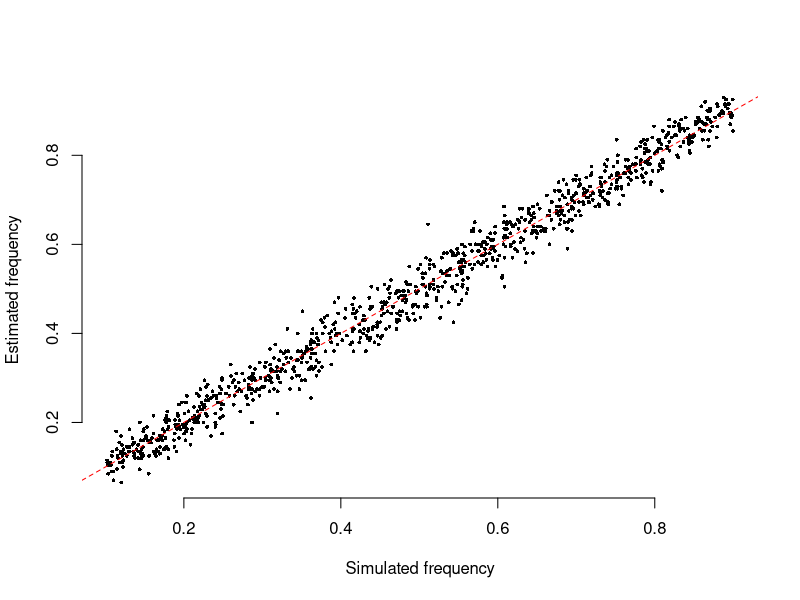
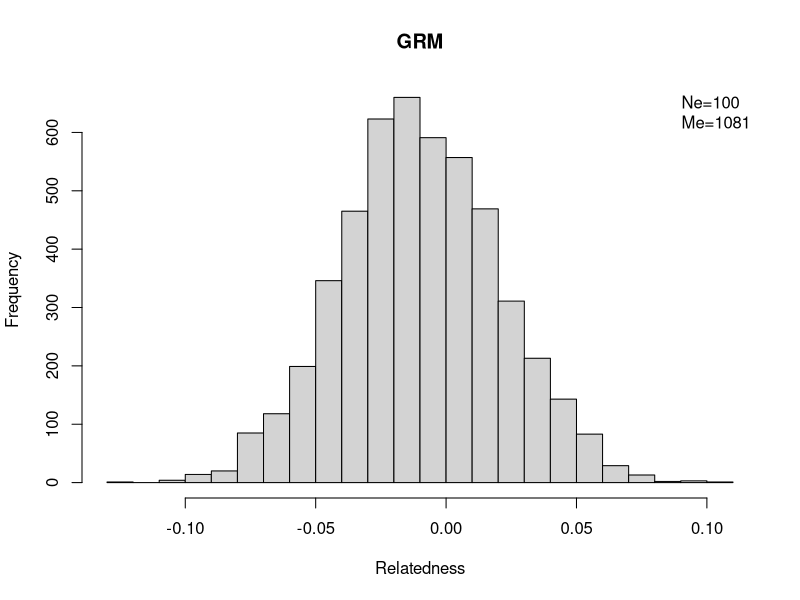
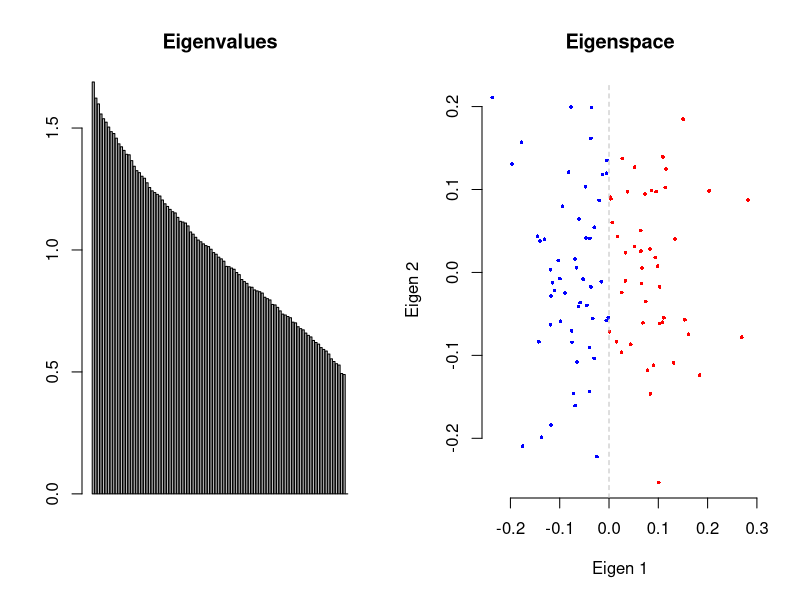
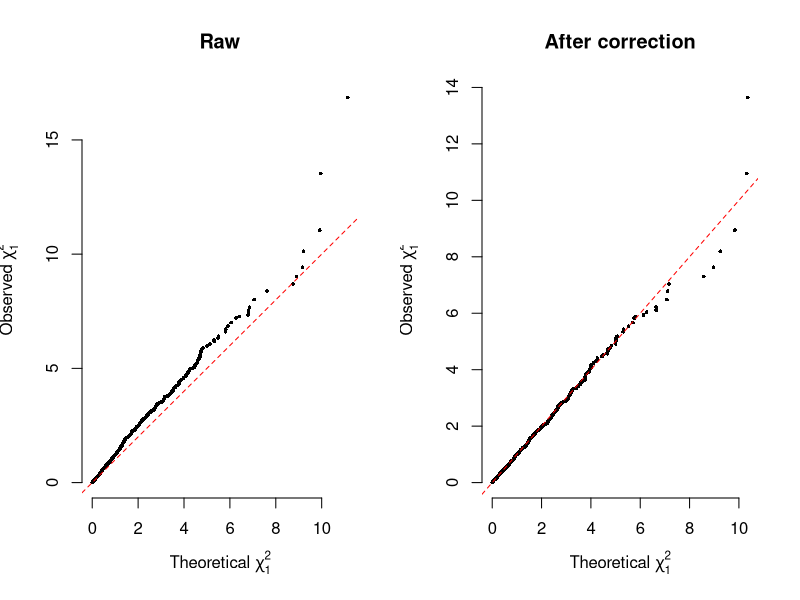

Reproduce these figures in R, in order.
## ---- chunk 1
set.seed(2018)
freq=runif(1000, 0.1, 0.9)
X=matrix(0, 100, length(freq))
for(i in 1:length(freq)) {
  X[,i]=rbinom(nrow(X), 2, freq[i])

}
print(dim(X))
plot(freq, colMeans(X)/2, xlab="Simulated frequency", ylab="Estimated frequency", bty='n', pch=16, cex=0.5)
abline(a=0, b=1, col="red", lty=2)
## ---- chunk 2
Xs=apply(X, 2, scale)
G=Xs %*% t(Xs)/ncol(X)
Ne=-1/mean(G[col(G)<row(G)])
Me=1/var(G[col(G)<row(G)])
print(paste("Ne=", Ne, "Me=", Me, "given N=", nrow(Xs), "and M=", ncol(Xs)))
hist(G[col(G)<row(G)], main="GRM", xlab="Relatedness", breaks = 25)
legend("topright", legend = c(paste0("Ne=", format(Ne, digits = 2)), paste0("Me=", format(Me, digits = 2)) ), bty = 'n')
## ---- chunk 3
eigenG=eigen(G)
layout(matrix(1:2, 1, 2))
barplot(eigenG$values, main="Eigenvalues")
plot(eigenG$vectors[,1], eigenG$vectors[,2], xlab="Eigen 1", ylab="Eigen 2", bty='n', main="Eigenspace", pch=16, cex=0.5, col=ifelse(eigenG$vectors[,1]>0, "red", "blue"))
abline(v=0, col="grey", lty=2)
## ---- chunk 4
Chi=rchisq(10000, 1, ncp=0.2)
layout(matrix(1:2, 1, 2))
qqplot(main="Raw", rchisq(1000,1), Chi, bty="n", xlab=expression(paste("Theoretical ",chi[1]^2)), ylab=expression(paste("Observed ",chi[1]^2)), pch=16, cex=0.5)
abline(a=0, b=1, col="red", lty=2)
gc=median(Chi)/qchisq(0.5, 1, lower.tail = F)
ChiGC=Chi/gc
qqplot(main="After correction", rchisq(1000,1), ChiGC, bty="n", xlab=expression(paste("Theoretical ",chi[1]^2)), ylab=expression(paste("Observed ",chi[1]^2)), pch=16, cex=0.5)
abline(a=0, b=1, col="red", lty=2)
